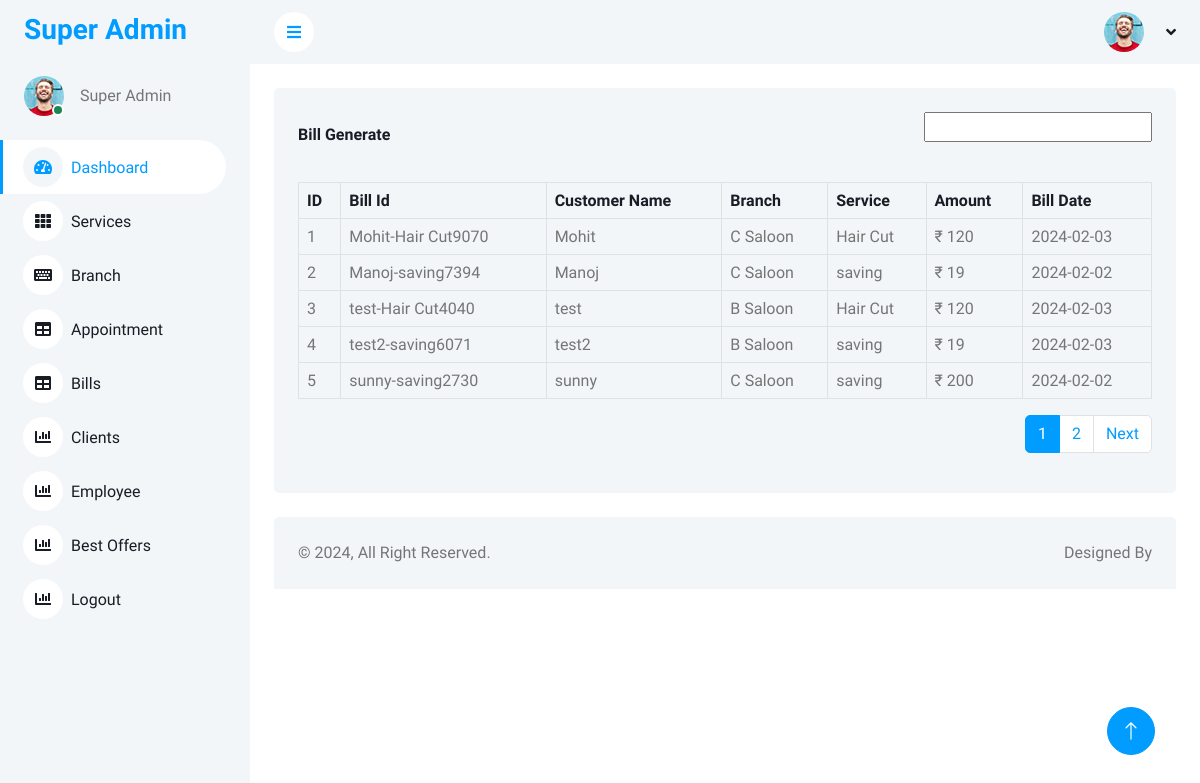
The app's page /sup-admin/bill.php (signed in) with its own data.
### tables this page shows
CREATE TABLE `bill_generate` (
  `id` int(10) NOT NULL,
  `cname` varchar(255) NOT NULL,
  `adminname` varchar(255) NOT NULL,
  `branch` varchar(255) NOT NULL,
  `bill_id` varchar(255) NOT NULL,
  `service` varchar(255) NOT NULL,
  `price` varchar(255) NOT NULL,
  `bill_date` varchar(255) NOT NULL
);

### sup-admin/bill.php (the view, shortened to what this page needs)
<?php
include("../admin/db.php");
$recordsPerPage = 5;
if (isset($_GET['page']) && is_numeric($_GET['page'])) {
  $currentPage = $_GET['page'];
} else {
  $currentPage = 1;
}
$offset = ($currentPage - 1) * $recordsPerPage;
?>
<?php include("header.php");?>
<body>
    <div class="container-xxl position-relative bg-white d-flex p-0">
            <?php include("siderbar.php");?>
        <div class="content">
                <?php include("nav.php");?>
            <div class="container-fluid pt-4 px-4">
                <div class="bg-light text-center rounded p-4">
                    <div class="d-flex align-items-center justify-content-between mb-4">
                        <h6 class="mb-0">Bill Generate</h6>
                        <form method="GET" action="search.php">
                            <input type="text" name="search" value="<?php if(isset($_GET['search'])){ echo $_GET['search'];}?>"/>
                        </form>
                    </div>
                    <div class="table-responsive">
                        <table class="table text-start align-middle table-bordered table-hover mb-0">
                            <thead>
                                <tr class="text-dark">
                                    <th scope="col">ID</th>
                                    <th scope="col">Bill Id</th>
                                    <th scope="col">Customer Name</th>
                                    <th scope="col">Branch</th>
                                    <th scope="col">Service</th>
                                    <th scope="col">Amount</th>
                                    <th scope="col">Bill Date</th>
                                </tr>
                            </thead>
                            <tbody>
                            <?php
                                $id = 1;
                                $res = $conn->query("SELECT * FROM `bill_generate` LIMIT $offset, $recordsPerPage");
                                while($row = $res->fetch_assoc()) {
                                    $cname = $row['cname'];
                                    $bill_id = $row['bill_id'];
                                    $service = $row['service'];
                                    $branch = $row['branch'];
                                    $price = $row['price'];
                                    $bill_date = $row['bill_date'];
                                ?>
                                <tr>
                                    <td><?=$id?></td>
                                    <td><?=$bill_id?></td>
                                    <td><?=$cname?></td>
                                    <td><?=$branch?></td>
                                    <td><?=$service?></td>
                                    <td>₹ <?=$price?></td>
                                    <td><?=$bill_date?></td>
                                </tr>
                                <?php
                                    $id++;
                                }
                            ?>
                            </tbody>
                        </table>
                        <ul class="pagination mt-3" style="float:right;">
                            <?php
                            $totalPages = ceil($conn->query("SELECT COUNT(*) FROM `bill_generate`")->fetch_row()[0] / $recordsPerPage);
                            for ($i = 1; $i <= $totalPages; $i++) {
                                $activeClass = ($i == $currentPage) ? 'active' : '';
                                echo "<li class='page-item $activeClass'><a class='page-link' href='?page=$i'>$i</a></li>";
                            }
                            if ($currentPage < $totalPages) {
                                echo "<li class='page-item'><a class='page-link' href='?page=" . ($currentPage + 1) . "'>Next</a></li>";
                            }
                            ?>
                        </ul>
                    </div>
                </div>
            </div>
                <?php include("footer.php");?>
        </div>
    </div>
</body>

### sup-admin/css/style.css (style rules this page uses)
.content { margin-left: 250px; min-height: 100vh; background: #FFFFFF; transition: 0.5s; }
@media (min-width: 992px) { .content { width: calc(100% - 250px); } }

### records on screen
bill_generate: bill "Mohit-Hair Cut9070", cname "Mohit", branch "C Saloon", service "Hair Cut", price "120", bill_date "2024-02-03"
bill_generate: bill "Manoj-saving7394", cname "Manoj", branch "C Saloon", service "saving", price "19", bill_date "2024-02-02"
bill_generate: bill "test-Hair Cut4040", cname "test", branch "B Saloon", service "Hair Cut", price "120", bill_date "2024-02-03"
bill_generate: bill "test2-saving6071", cname "test2", branch "B Saloon", service "saving", price "19", bill_date "2024-02-03"
bill_generate: bill "sunny-saving2730", cname "sunny", branch "C Saloon", service "saving", price "200", bill_date "2024-02-02"
